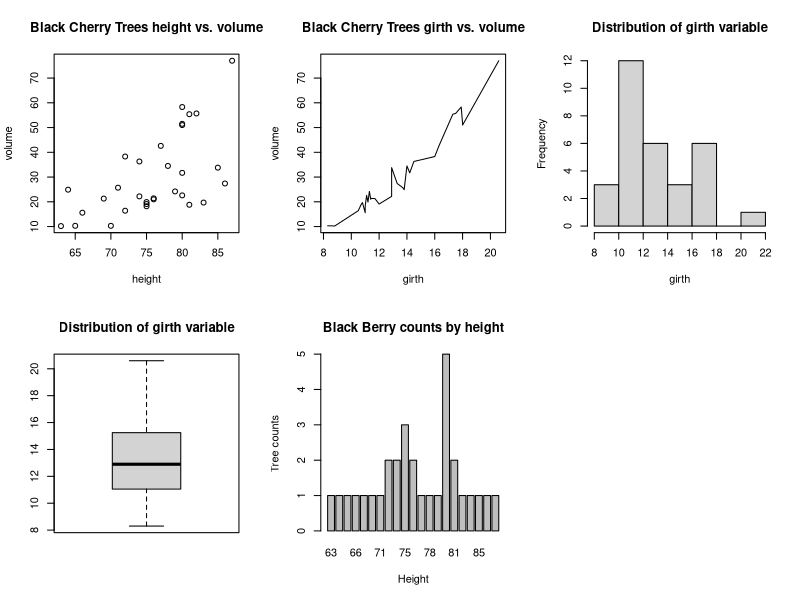

Here is the R script that generated this plot:
#作一個2*3的畫布
par(mfrow= c(2,3))

#利用trees資料畫散布圖
plot(trees$Height, trees$Volume, main = "Black Cherry Trees height vs. volume", xlab = "height", ylab = "volume")

#利用trees資料畫線圖
plot(trees$Girth, trees$Volume, type = "l", main = "Black Cherry Trees girth vs. volume", xlab = "girth", ylab = "volume")

#利用trees資料畫直方圖
hist(trees$Girth, main = "Distribution of girth variable", xlab = "girth")

#利用trees資料畫盒鬚圖
boxplot(trees$Girth, main = "Distribution of girth variable")

#利用trees資料畫長條圖
barplot(table(factor(trees$Height)), main = "Black Berry counts by height", xlab = "Height", ylab = "Tree counts")
